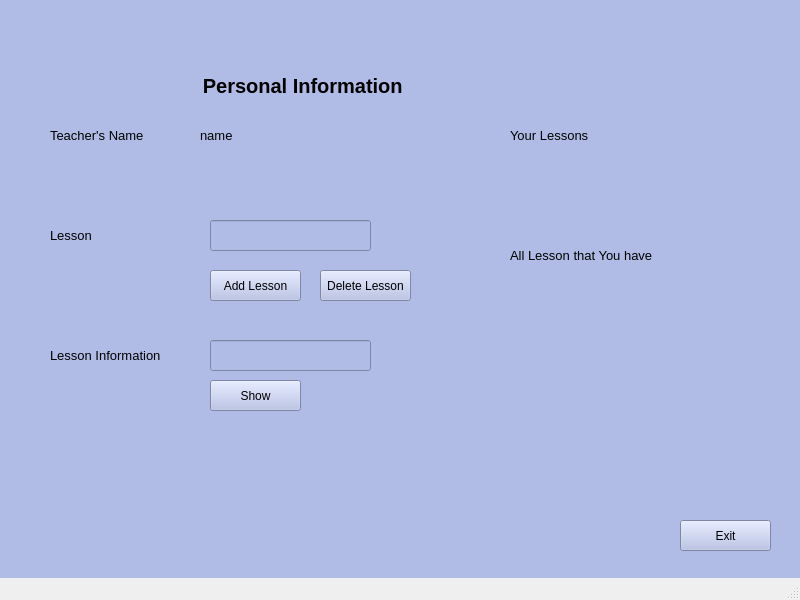
<?xml version="1.0" encoding="UTF-8"?>
<ui version="4.0">
 <class>MainWindow</class>
 <widget class="QMainWindow" name="MainWindow">
  <property name="geometry">
   <rect>
    <x>0</x>
    <y>0</y>
    <width>800</width>
    <height>600</height>
   </rect>
  </property>
  <property name="minimumSize">
   <size>
    <width>800</width>
    <height>600</height>
   </size>
  </property>
  <property name="maximumSize">
   <size>
    <width>800</width>
    <height>600</height>
   </size>
  </property>
  <property name="windowTitle">
   <string>MainWindow</string>
  </property>
  <widget class="QWidget" name="centralwidget">
   <widget class="QStackedWidget" name="stackedWidget">
    <property name="geometry">
     <rect>
      <x>0</x>
      <y>0</y>
      <width>800</width>
      <height>600</height>
     </rect>
    </property>
    <property name="minimumSize">
     <size>
      <width>800</width>
      <height>600</height>
     </size>
    </property>
    <property name="maximumSize">
     <size>
      <width>800</width>
      <height>600</height>
     </size>
    </property>
    <property name="styleSheet">
     <string notr="true">background-color: rgb(177, 188, 230)</string>
    </property>
    <property name="currentIndex">
     <number>3</number>
    </property>
    <widget class="QWidget" name="login">
     <widget class="QPushButton" name="pushButton">
      <property name="geometry">
       <rect>
        <x>130</x>
        <y>330</y>
        <width>131</width>
        <height>61</height>
       </rect>
      </property>
      <property name="text">
       <string>For Students</string>
      </property>
     </widget>
     <widget class="QPushButton" name="pushButton_2">
      <property name="geometry">
       <rect>
        <x>330</x>
        <y>330</y>
        <width>141</width>
        <height>61</height>
       </rect>
      </property>
      <property name="text">
       <string>For Teachers</string>
      </property>
     </widget>
     <widget class="QLabel" name="label">
      <property name="geometry">
       <rect>
        <x>190</x>
        <y>220</y>
        <width>231</width>
        <height>31</height>
       </rect>
      </property>
      <property name="font">
       <font>
        <pointsize>17</pointsize>
        <bold>true</bold>
       </font>
      </property>
      <property name="text">
       <string>Please select one.</string>
      </property>
      <property name="alignment">
       <set>Qt::AlignCenter</set>
      </property>
     </widget>
    </widget>
    <widget class="QWidget" name="page_5"/>
    <widget class="QWidget" name="teacher_entry">
     <widget class="QPushButton" name="pushButton_6">
      <property name="geometry">
       <rect>
        <x>210</x>
        <y>170</y>
        <width>181</width>
        <height>61</height>
       </rect>
      </property>
      <property name="text">
       <string>Username</string>
      </property>
     </widget>
     <widget class="QPushButton" name="pushButton_7">
      <property name="geometry">
       <rect>
        <x>210</x>
        <y>250</y>
        <width>181</width>
        <height>61</height>
       </rect>
      </property>
      <property name="text">
       <string>Password</string>
      </property>
     </widget>
     <widget class="QPushButton" name="pushButton_8">
      <property name="geometry">
       <rect>
        <x>250</x>
        <y>340</y>
        <width>100</width>
        <height>32</height>
       </rect>
      </property>
      <property name="text">
       <string>Login</string>
      </property>
     </widget>
    </widget>
    <widget class="QWidget" name="teacher_info">
     <widget class="QLabel" name="label_4">
      <property name="geometry">
       <rect>
        <x>150</x>
        <y>70</y>
        <width>311</width>
        <height>31</height>
       </rect>
      </property>
      <property name="font">
       <font>
        <pointsize>15</pointsize>
        <bold>true</bold>
       </font>
      </property>
      <property name="text">
       <string>Personal Information </string>
      </property>
      <property name="alignment">
       <set>Qt::AlignCenter</set>
      </property>
     </widget>
     <widget class="QLabel" name="tNameLabel">
      <property name="geometry">
       <rect>
        <x>50</x>
        <y>120</y>
        <width>141</width>
        <height>31</height>
       </rect>
      </property>
      <property name="font">
       <font>
        <pointsize>10</pointsize>
       </font>
      </property>
      <property name="text">
       <string>Teacher's Name</string>
      </property>
     </widget>
     <widget class="QLabel" name="lNameLabel">
      <property name="geometry">
       <rect>
        <x>50</x>
        <y>220</y>
        <width>81</width>
        <height>31</height>
       </rect>
      </property>
      <property name="font">
       <font>
        <pointsize>10</pointsize>
       </font>
      </property>
      <property name="text">
       <string>Lesson</string>
      </property>
     </widget>
     <widget class="QLineEdit" name="lAddorDeleteLine">
      <property name="geometry">
       <rect>
        <x>210</x>
        <y>220</y>
        <width>161</width>
        <height>31</height>
       </rect>
      </property>
     </widget>
     <widget class="QPushButton" name="lAddButton">
      <property name="geometry">
       <rect>
        <x>210</x>
        <y>270</y>
        <width>91</width>
        <height>31</height>
       </rect>
      </property>
      <property name="font">
       <font>
        <pointsize>9</pointsize>
       </font>
      </property>
      <property name="text">
       <string>Add Lesson</string>
      </property>
     </widget>
     <widget class="QPushButton" name="lDeleteButton">
      <property name="geometry">
       <rect>
        <x>320</x>
        <y>270</y>
        <width>91</width>
        <height>31</height>
       </rect>
      </property>
      <property name="font">
       <font>
        <pointsize>9</pointsize>
       </font>
      </property>
      <property name="text">
       <string>Delete Lesson</string>
      </property>
     </widget>
     <widget class="QPushButton" name="teacherExit">
      <property name="geometry">
       <rect>
        <x>680</x>
        <y>520</y>
        <width>91</width>
        <height>31</height>
       </rect>
      </property>
      <property name="font">
       <font>
        <pointsize>9</pointsize>
       </font>
      </property>
      <property name="text">
       <string>Exit</string>
      </property>
     </widget>
     <widget class="QLabel" name="lNameLabel_2">
      <property name="geometry">
       <rect>
        <x>50</x>
        <y>340</y>
        <width>151</width>
        <height>31</height>
       </rect>
      </property>
      <property name="font">
       <font>
        <pointsize>10</pointsize>
       </font>
      </property>
      <property name="text">
       <string>Lesson Information</string>
      </property>
     </widget>
     <widget class="QLineEdit" name="lessonName">
      <property name="geometry">
       <rect>
        <x>210</x>
        <y>340</y>
        <width>161</width>
        <height>31</height>
       </rect>
      </property>
      <property name="text">
       <string/>
      </property>
     </widget>
     <widget class="QPushButton" name="showButton">
      <property name="geometry">
       <rect>
        <x>210</x>
        <y>380</y>
        <width>91</width>
        <height>31</height>
       </rect>
      </property>
      <property name="font">
       <font>
        <pointsize>9</pointsize>
       </font>
      </property>
      <property name="text">
       <string>Show</string>
      </property>
     </widget>
     <widget class="QLabel" name="lNameLabel_3">
      <property name="geometry">
       <rect>
        <x>510</x>
        <y>160</y>
        <width>191</width>
        <height>191</height>
       </rect>
      </property>
      <property name="font">
       <font>
        <pointsize>10</pointsize>
       </font>
      </property>
      <property name="text">
       <string>All Lesson that You have</string>
      </property>
     </widget>
     <widget class="QLabel" name="tNameLabel_2">
      <property name="geometry">
       <rect>
        <x>200</x>
        <y>120</y>
        <width>141</width>
        <height>31</height>
       </rect>
      </property>
      <property name="font">
       <font>
        <pointsize>10</pointsize>
       </font>
      </property>
      <property name="text">
       <string>name</string>
      </property>
     </widget>
     <widget class="QLabel" name="lNameLabel_4">
      <property name="geometry">
       <rect>
        <x>510</x>
        <y>120</y>
        <width>301</width>
        <height>31</height>
       </rect>
      </property>
      <property name="font">
       <font>
        <pointsize>10</pointsize>
       </font>
      </property>
      <property name="text">
       <string>Your Lessons</string>
      </property>
     </widget>
     <widget class="QLabel" name="lNameLabel_5">
      <property name="geometry">
       <rect>
        <x>370</x>
        <y>390</y>
        <width>301</width>
        <height>31</height>
       </rect>
      </property>
      <property name="font">
       <font>
        <pointsize>10</pointsize>
       </font>
      </property>
      <property name="text">
       <string/>
      </property>
     </widget>
     <widget class="QLabel" name="error_">
      <property name="geometry">
       <rect>
        <x>210</x>
        <y>310</y>
        <width>221</width>
        <height>20</height>
       </rect>
      </property>
      <property name="text">
       <string/>
      </property>
     </widget>
    </widget>
    <widget class="QWidget" name="student_entry">
     <widget class="QPushButton" name="pushButton_3">
      <property name="geometry">
       <rect>
        <x>210</x>
        <y>170</y>
        <width>191</width>
        <height>61</height>
       </rect>
      </property>
      <property name="text">
       <string>Student Number</string>
      </property>
     </widget>
     <widget class="QPushButton" name="pushButton_4">
      <property name="geometry">
       <rect>
        <x>210</x>
        <y>260</y>
        <width>191</width>
        <height>61</height>
       </rect>
      </property>
      <property name="text">
       <string>Password</string>
      </property>
     </widget>
     <widget class="QPushButton" name="pushButton_5">
      <property name="geometry">
       <rect>
        <x>260</x>
        <y>360</y>
        <width>100</width>
        <height>32</height>
       </rect>
      </property>
      <property name="text">
       <string>Login</string>
      </property>
     </widget>
    </widget>
    <widget class="QWidget" name="student_info">
     <widget class="QLabel" name="label_2">
      <property name="geometry">
       <rect>
        <x>180</x>
        <y>30</y>
        <width>241</width>
        <height>41</height>
       </rect>
      </property>
      <property name="font">
       <font>
        <pointsize>15</pointsize>
        <bold>true</bold>
       </font>
      </property>
      <property name="text">
       <string>Personal Information </string>
      </property>
      <property name="alignment">
       <set>Qt::AlignCenter</set>
      </property>
     </widget>
     <widget class="QPushButton" name="pushButton_9">
      <property name="geometry">
       <rect>
        <x>50</x>
        <y>110</y>
        <width>171</width>
        <height>51</height>
       </rect>
      </property>
      <property name="text">
       <string>Name:</string>
      </property>
     </widget>
     <widget class="QPushButton" name="pushButton_10">
      <property name="geometry">
       <rect>
        <x>50</x>
        <y>190</y>
        <width>171</width>
        <height>51</height>
       </rect>
      </property>
      <property name="text">
       <string>Student Number:</string>
      </property>
     </widget>
     <widget class="QLabel" name="label_3">
      <property name="geometry">
       <rect>
        <x>450</x>
        <y>90</y>
        <width>91</width>
        <height>81</height>
       </rect>
      </property>
      <property name="styleSheet">
       <string notr="true">background-color: qlineargradient(spread:pad, x1:0, y1:0, x2:1, y2:0, stop:0 rgba(91, 249, 91, 255), stop:1 rgba(255, 255, 255, 255));</string>
      </property>
      <property name="text">
       <string>Photo</string>
      </property>
      <property name="alignment">
       <set>Qt::AlignCenter</set>
      </property>
     </widget>
     <widget class="QPushButton" name="pushButton_11">
      <property name="geometry">
       <rect>
        <x>50</x>
        <y>281</y>
        <width>161</width>
        <height>51</height>
       </rect>
      </property>
      <property name="text">
       <string>Aldığı dersler:</string>
      </property>
     </widget>
     <widget class="QTableWidget" name="tableWidget_2">
      <property name="geometry">
       <rect>
        <x>250</x>
        <y>310</y>
        <width>311</width>
        <height>231</height>
       </rect>
      </property>
      <column>
       <property name="text">
        <string>Course Name:</string>
       </property>
      </column>
      <column>
       <property name="text">
        <string>Grades:</string>
       </property>
      </column>
     </widget>
    </widget>
   </widget>
  </widget>
  <widget class="QStatusBar" name="statusbar"/>
 </widget>
 <resources/>
 <connections/>
</ui>
